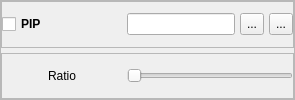
                           <widget class="QFrame" name="frame_13">
                            <property name="frameShape">
                             <enum>QFrame::StyledPanel</enum>
                            </property>
                            <property name="frameShadow">
                             <enum>QFrame::Raised</enum>
                            </property>
                            <layout class="QVBoxLayout" name="verticalLayout_20">
                             <property name="spacing">
                              <number>5</number>
                             </property>
                             <property name="leftMargin">
                              <number>0</number>
                             </property>
                             <property name="topMargin">
                              <number>0</number>
                             </property>
                             <property name="rightMargin">
                              <number>0</number>
                             </property>
                             <property name="bottomMargin">
                              <number>0</number>
                             </property>
                             <item>
                              <widget class="QFrame" name="frame_26">
                               <property name="frameShape">
                                <enum>QFrame::StyledPanel</enum>
                               </property>
                               <property name="frameShadow">
                                <enum>QFrame::Raised</enum>
                               </property>
                               <layout class="QHBoxLayout" name="horizontalLayout_9">
                                <property name="spacing">
                                 <number>5</number>
                                </property>
                                <property name="leftMargin">
                                 <number>0</number>
                                </property>
                                <property name="topMargin">
                                 <number>0</number>
                                </property>
                                <property name="rightMargin">
                                 <number>0</number>
                                </property>
                                <property name="bottomMargin">
                                 <number>0</number>
                                </property>
                                <item>
                                 <widget class="QCheckBox" name="pip_check">
                                  <property name="minimumSize">
                                   <size>
                                    <width>120</width>
                                    <height>22</height>
                                   </size>
                                  </property>
                                  <property name="font">
                                   <font>
                                    <family>Segoe UI</family>
                                    <bold>true</bold>
                                   </font>
                                  </property>
                                  <property name="text">
                                   <string>PIP</string>
                                  </property>
                                 </widget>
                                </item>
                                <item>
                                 <widget class="QLineEdit" name="pip_file_le">
                                  <property name="minimumSize">
                                   <size>
                                    <width>0</width>
                                    <height>22</height>
                                   </size>
                                  </property>
                                  <property name="font">
                                   <font>
                                    <family>Segoe UI</family>
                                   </font>
                                  </property>
                                  <property name="readOnly">
                                   <bool>true</bool>
                                  </property>
                                 </widget>
                                </item>
                                <item>
                                 <widget class="QToolButton" name="pip_file_open_btn">
                                  <property name="minimumSize">
                                   <size>
                                    <width>22</width>
                                    <height>22</height>
                                   </size>
                                  </property>
                                  <property name="text">
                                   <string>...</string>
                                  </property>
                                  <property name="icon">
                                   <iconset resource="pvcd.qrc">
                                    <normaloff>:/icons/16x16/resource/icons/16x16/cil-folder-open.png</normaloff>:/icons/16x16/resource/icons/16x16/cil-folder-open.png</iconset>
                                  </property>
                                 </widget>
                                </item>
                                <item>
                                 <widget class="QToolButton" name="pip_file_reset_btn">
                                  <property name="minimumSize">
                                   <size>
                                    <width>22</width>
                                    <height>22</height>
                                   </size>
                                  </property>
                                  <property name="text">
                                   <string>...</string>
                                  </property>
                                  <property name="icon">
                                   <iconset resource="pvcd.qrc">
                                    <normaloff>:/icons/16x16/resource/icons/16x16/cil-image1.png</normaloff>:/icons/16x16/resource/icons/16x16/cil-image1.png</iconset>
                                  </property>
                                 </widget>
                                </item>
                               </layout>
                              </widget>
                             </item>
                             <item>
                              <widget class="QFrame" name="frame_20">
                               <property name="frameShape">
                                <enum>QFrame::StyledPanel</enum>
                               </property>
                               <property name="frameShadow">
                                <enum>QFrame::Raised</enum>
                               </property>
                               <layout class="QHBoxLayout" name="horizontalLayout_16">
                                <property name="spacing">
                                 <number>5</number>
                                </property>
                                <property name="leftMargin">
                                 <number>0</number>
                                </property>
                                <property name="topMargin">
                                 <number>0</number>
                                </property>
                                <property name="rightMargin">
                                 <number>0</number>
                                </property>
                                <property name="bottomMargin">
                                 <number>0</number>
                                </property>
                                <item>
                                 <widget class="QLabel" name="pip_ratio_label">
                                  <property name="minimumSize">
                                   <size>
                                    <width>120</width>
                                    <height>22</height>
                                   </size>
                                  </property>
                                  <property name="maximumSize">
                                   <size>
                                    <width>80</width>
                                    <height>16777215</height>
                                   </size>
                                  </property>
                                  <property name="font">
                                   <font>
                                    <family>Segoe UI</family>
                                   </font>
                                  </property>
                                  <property name="text">
                                   <string>Ratio</string>
                                  </property>
                                  <property name="alignment">
                                   <set>Qt::AlignCenter</set>
                                  </property>
                                 </widget>
                                </item>
                                <item>
                                 <widget class="QSlider" name="pip_ratio_slider">
                                  <property name="minimum">
                                   <number>0</number>
                                  </property>
                                  <property name="maximum">
                                   <number>20</number>
                                  </property>
                                  <property name="singleStep">
                                   <number>1</number>
                                  </property>
                                  <property name="pageStep">
                                   <number>1</number>
                                  </property>
                                  <property name="value">
                                   <number>0</number>
                                  </property>
                                  <property name="orientation">
                                   <enum>Qt::Horizontal</enum>
                                  </property>
                                  <property name="tickInterval">
                                   <number>5</number>
                                  </property>
                                 </widget>
                                </item>
                               </layout>
                              </widget>
                             </item>
                            </layout>
                           </widget>
